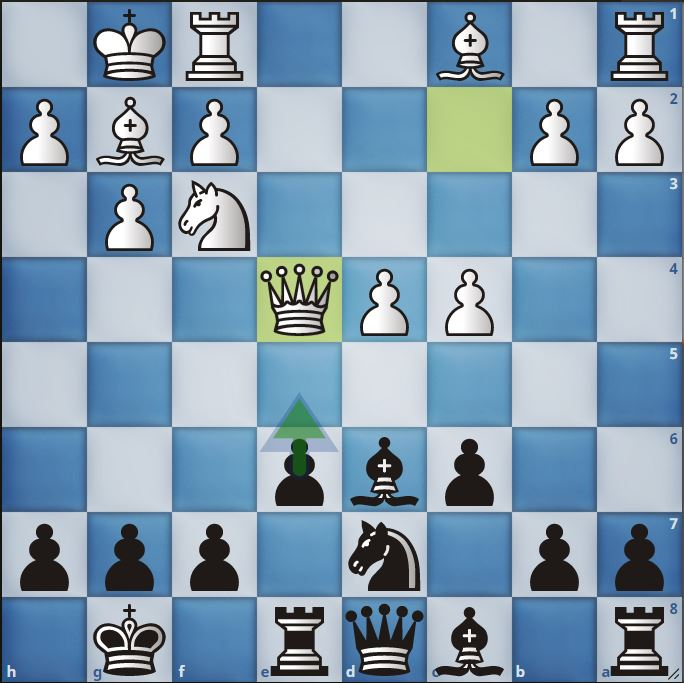
#> input picture Chess/e5 Let the Bishop out!.JPG, 684 x 683 px, found by its file name
$ python ResizeAndPaste.py
#> lines starting #> are read from the running program, lines starting #| are printed output that depends on the picture; pictures that were not available may be replaced by others from this repository, and a replacement may not be noted
import ctypes
from PIL import Image

image = Image.open('C:\\Users\\Kenny\\Desktop\\e5 Let the Bishop out!.jpg') # Just opening a file that I have on my desktop... this can be changed...
#> image is the input picture: PIL image 684x683 RGB; mean R, G, B 132.6, 157.7, 177.6
print("The image has a size of: ", image.size)
#| The image has a size of:  (684, 683)
resized_image = image.resize((1080, 1080)) # The height of my screen in pixels... the image is square, so I'm simply increasing its size so that it fits my screen fully
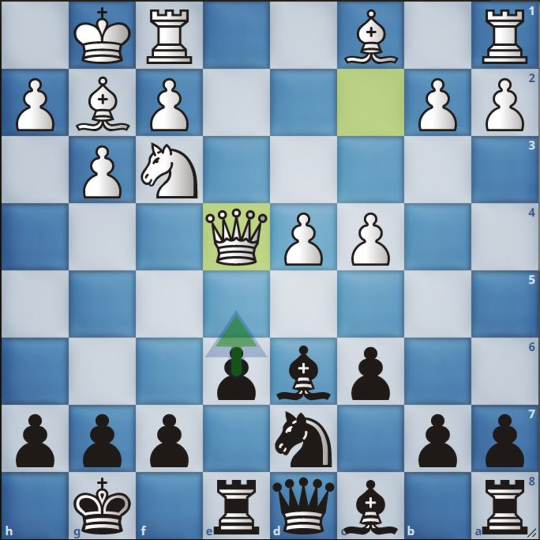
#> resized_image: PIL image 1080x1080 RGB (shown at 1/2 size); mean R, G, B 132.5, 157.7, 177.6
Desktop_background = Image.open('C:\\Users\\Kenny\\Desktop\\Grey Desktop Background Template.jpg')
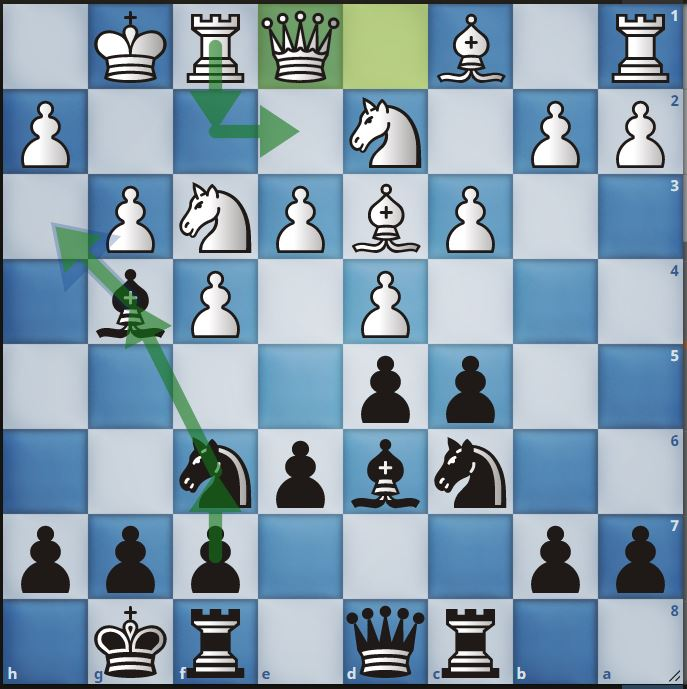
#> input picture Chess/Bh3 Ng4 f6.JPG, 687 x 689 px, given in place of Grey Desktop Background Template.jpg, which was not available
#> Desktop_background is the input picture: PIL image 687x689 RGB; mean R, G, B 132.9, 156.4, 173.2
print("\n\nThe grey desktop background image has a size of: ", Desktop_background.size)
#| The grey desktop background image has a size of:  (687, 689)
Background_copy = Desktop_background.copy() # Making a copy of this image which we'll paste onto...
Paste_location = ((Background_copy.width - resized_image.width), (Background_copy.height - resized_image.height))
#> Paste_location = (-393, -391)
#print(Paste_location) # The position where we'll paste the chess image that we opened on line 4...
Background_copy.paste(resized_image, Paste_location)
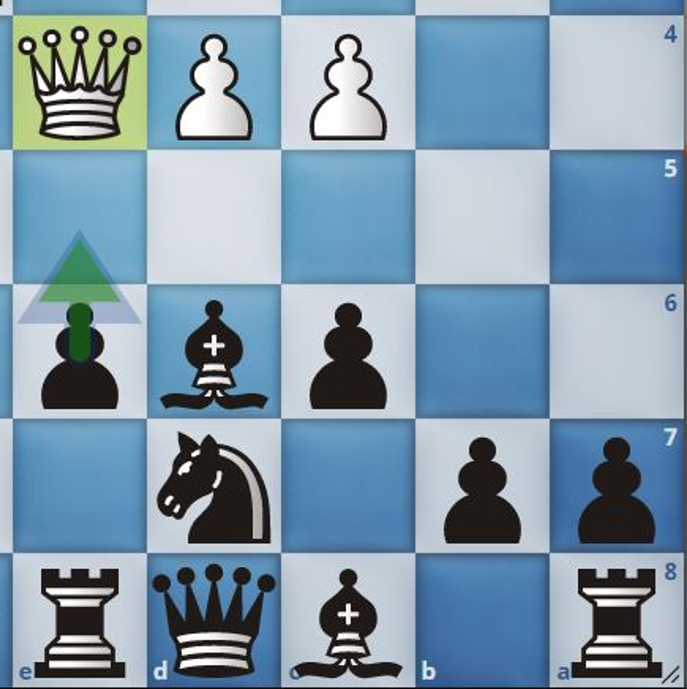
#> Background_copy: PIL image 687x689 RGB; mean R, G, B 129.1, 154.2, 172.7
Background_copy.save('C:\\Users\\Kenny\\Desktop\\Pasted Chess Image.jpg')
#> (the run stopped early here; a loop or call above may not have finished)
